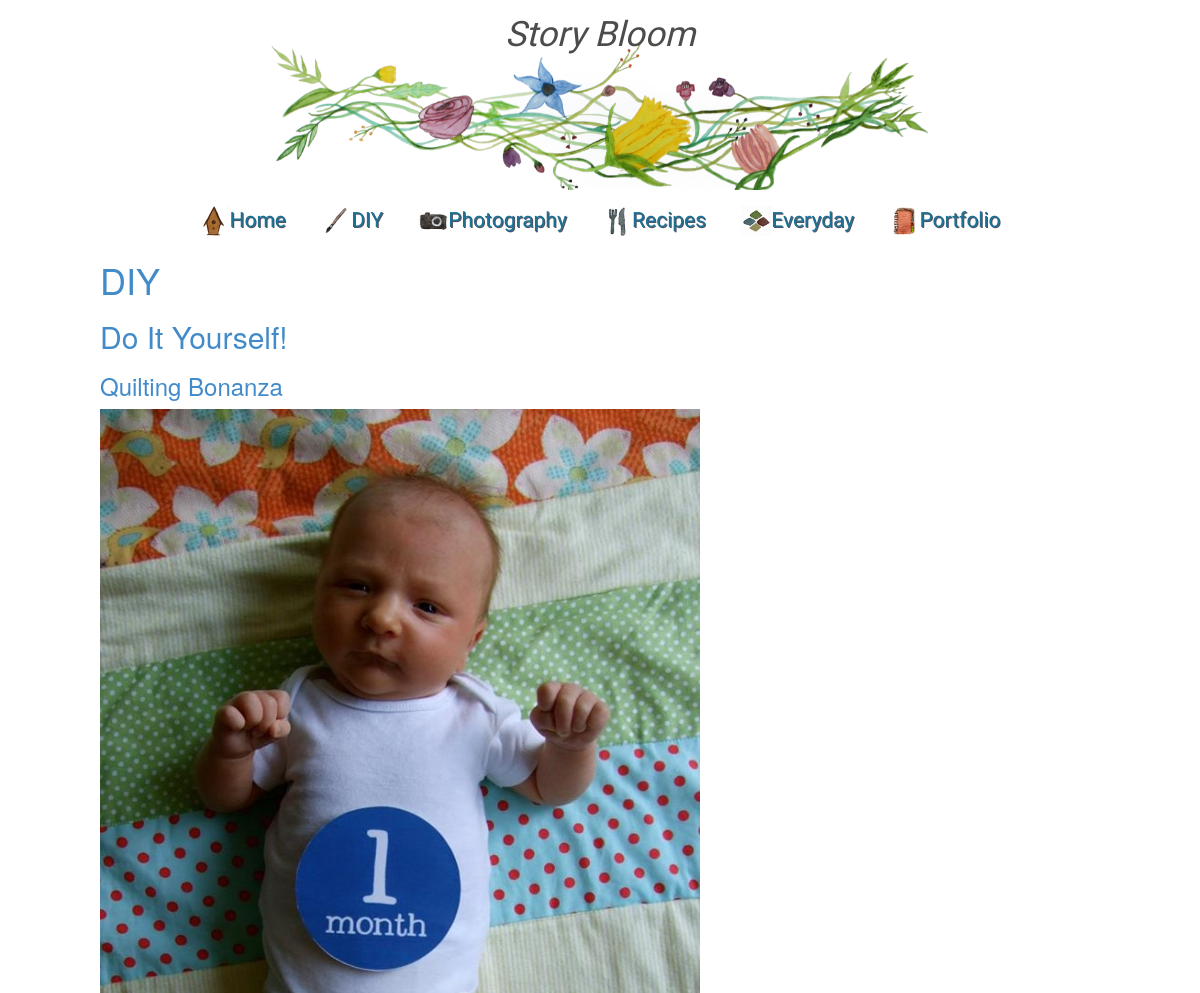
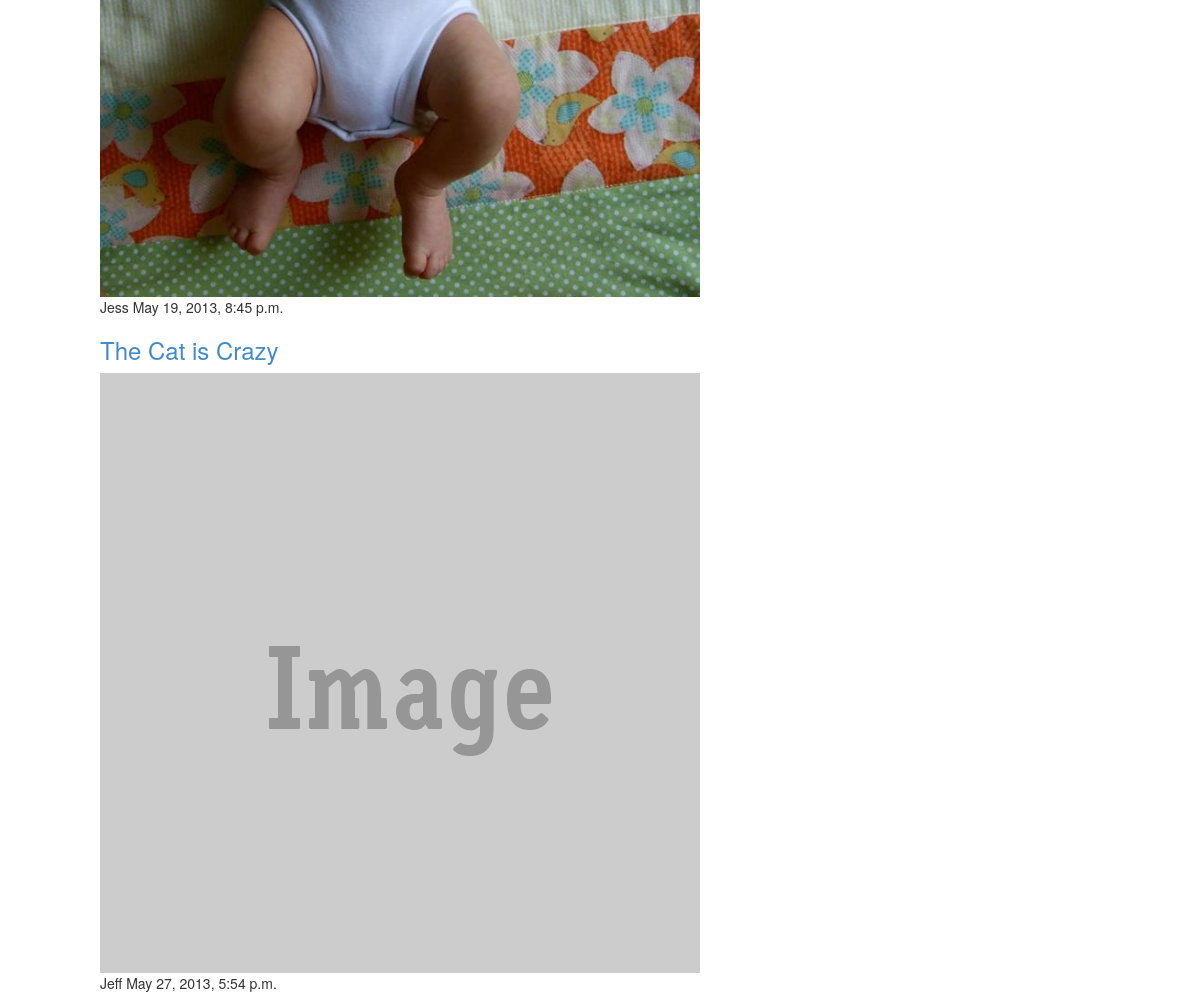
/b/4/, run on the app's committed database (2 pictures, top to bottom).
### blogs/models.py (models this page shows, shortened)
class Category(models.Model):
    name       = models.CharField('Name', max_length=50)
    short_desc = models.CharField('Short Description', max_length=100)
    long_desc  = models.CharField('Long Description', max_length=400)
    image_url  = models.CharField('Image URL', max_length=100)
    class Meta:
        verbose_name_plural="Categories"

class Post(models.Model):
    title         = models.CharField('Title', max_length=50)
    image_url     = models.CharField('Image URL', max_length=100)
    keywords      = models.CharField('Keywords', max_length=50)
    category      = models.ForeignKey(Category)
    short_desc    = models.CharField('Short Description', max_length=100)
    long_desc     = models.CharField('Long Description', max_length=400)
    author        = models.CharField('Author', max_length=50)
    pub_date      = models.DateTimeField('Date Published')
    post          = models.TextField('Post')

### blogs/views.py (the view)
# urls.py: url(r'^(?P<category_id>\d)/$', views.get_category, name='post')
def get_category(request, category_id):
    context = {
        'categories': Category.objects.all(),
        'category': Category.objects.get(id=category_id),
        'posts': Post.objects.filter(category=category_id)
    }
    return render(request, 'blogs/category.html', context)

### storybloom/templates/blogs/category.html (shortened to what this page needs)
{% load staticfiles %}
<!DOCTYPE html>
<html>
	{% include "blogs/site-header.html" %}
	<body>
		{% include "blogs/nav-bar.html" %}
		<link type="text/css" rel="stylesheet" href="{% static 'css/blogs/category.css' %}">
		<main class="l-global-width">
		    <h1>{{category.name}}</h1>
		    <h2>{{category.short_desc}}</h2>
		    {% for post in posts %}
				<div class="post">
					<header class="post-header">
						<h3><a href="/b/{{post.category.id}}/{{post.id}}">{{post.title}}</a></h3>
					</header>
					<img src="{% static post.image_url %}" />
					<footer class="post-footer">
						<span class="post-author">
							{{post.author}}
						</span>
						<span class="post-date">
							{{post.pub_date}}
						</span>
					</footer>
				</div>
			{% endfor %}
		</main>
	</body>
</html>

### storybloom/templates/blogs/site-header.html (shortened to what this page needs)
{% load staticfiles %}
<head>
	<link type="text/css" rel="stylesheet" href="{% static 'css/blogs/common.css' %}">
</head>

### storybloom/templates/blogs/nav-bar.html
{% load staticfiles %}
<header class="siteheader l-global-width">
    <div class="siteheader-image"><div class="siteheader-content"></div>
    <div class="siteheader-content">
      <div class="siteheader-content-inner">
          <p>Story Bloom</p>
        </div>
    </div>
</header>
<nav class="clearfix">
  <ul class="clearfix">
    <li>
      <a href="/"><img src="{% static 'images/home.jpg' %}">Home</a>
    </li>
    {% for category in categories %}
      <li>
        <a  href="/b/{{category.id}}" title="{{category.name}}"><img src="../../../static/images/{{category.image_url}}"><span>{{category.name}}</span></a>
      </li>
    {% endfor %}
    <li>
      <a href="#"><img src="{% static 'images/portfolio.jpg' %}">Portfolio</a>
    </li>
  </ul>
  <a href="#" id="pull"><img src="{% static 'images/menu.png' %}"</a>
</nav>

### storybloom/templates/blogs/site-footer.html (shortened to what this page needs)
{% load staticfiles %}

### storybloom/static/css/blogs/base.css (style rules this page uses)
body, main { padding: 0; margin: 0; }

### storybloom/static/css/blogs/layout.css (style rules this page uses)
.l-global-width { width: 95%; max-width: 1000px; margin-right: auto; margin-left: auto; }

### storybloom/static/css/blogs/siteheader.css (style rules this page uses)
.siteheader { height: 200px; padding: 10px; }
.siteheader-image { width: 100%; height: 100%; background-image: url('../../images/banner4.jpg'); background-position-x: 50%; background-position-y: 50%; background-size: 68%; background-repeat: no-repeat; }
.siteheader-content { color: white; text-align: center; }
.siteheader-content-inner { font-family: 'Indie Flower', cursive; color: black; text-align: center; font-size: 2.5em; font-style: italic; color: #4C4C4A; }

### storybloom/static/css/blogs/navbar.css (style rules this page uses)
nav { height: 40px; width: 100%; background: #ffffff; font-size: 1.5em; font-family: 'Indie Flower'; position: relative; }
nav ul { padding: 0; margin: 0 auto; height: 40px; text-align: center; }
nav li { display: inline; }
.clearfix:before, .clearfix:after { content: " "; display: table; }
.clearfix:after { clear: both; }
.clearfix { *zoom: 1; }
nav li { width: auto; }
nav a { color: #1B7294; display: inline-block; text-align: center; text-decoration: none; line-height: 40px; text-shadow: 1px 1px 0px #545366; }
nav a#pull { display: none; }
@media screen and (min-width: 1050px) { nav li { padding: 15px; } }

### data on the page
Category: image_url (picture), name "DIY", short_desc "Do It Yourself!"
Category: image_url (picture), name "Photography"
Category: image_url (picture), name "Recipes"
Category: image_url (picture), name "Everyday"
Post: title "Quilting Bonanza", image_url (picture), author "Jess", pub_date "May 19, 2013, 8:45 p.m."
Post: title "The Cat is Crazy", image_url (picture), author "Jeff", pub_date "May 27, 2013, 5:54 p.m."
